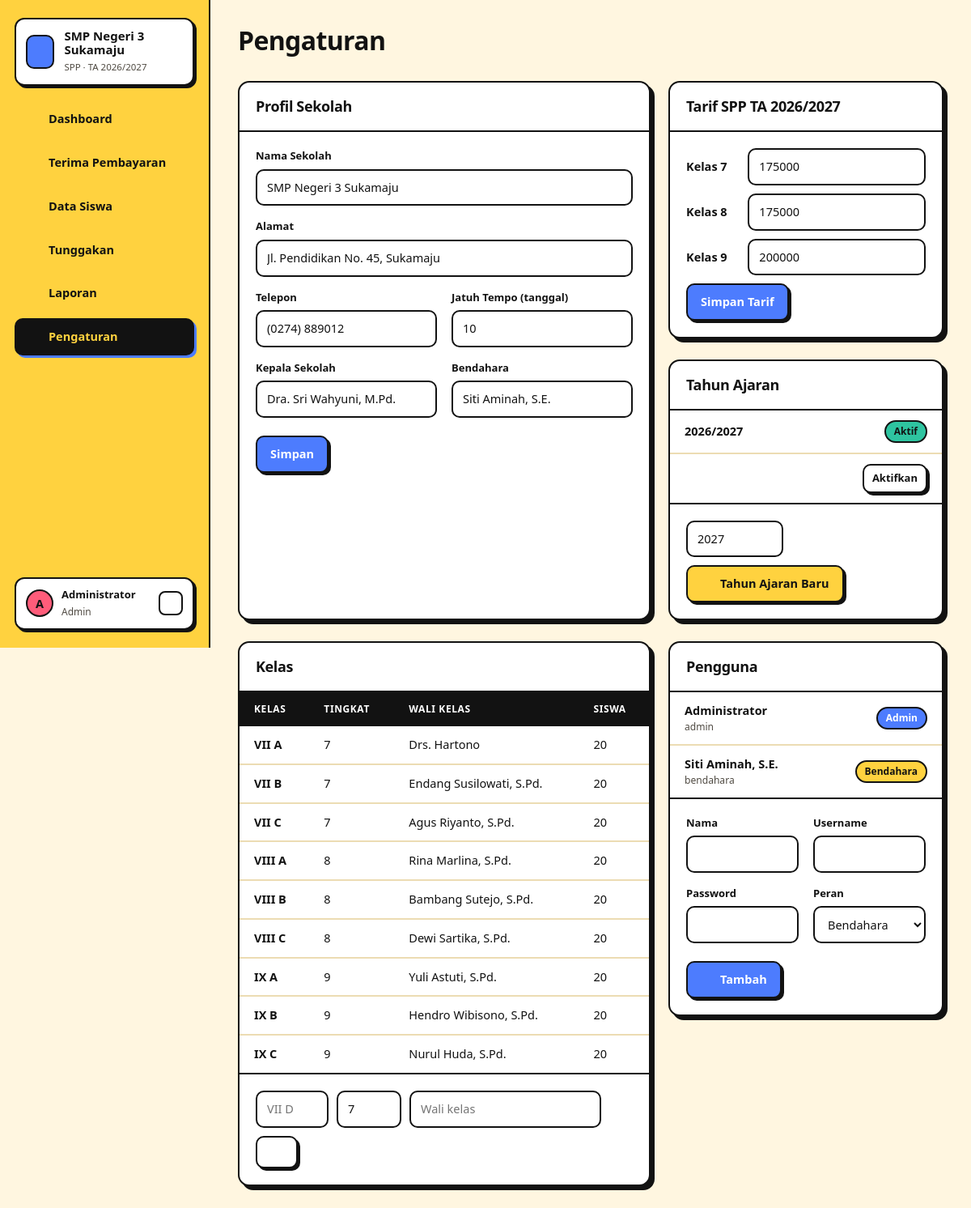
The app's page /index.php?page=master (signed in) with its own data.
### tables this page shows
CREATE TABLE pengaturan (
  id INT PRIMARY KEY,
  nama_sekolah VARCHAR(150) NOT NULL,
  alamat VARCHAR(255),
  telepon VARCHAR(30),
  kepala_sekolah VARCHAR(100),
  bendahara VARCHAR(100),
  tanggal_jatuh_tempo TINYINT NOT NULL DEFAULT 10
);

CREATE TABLE tahun_ajaran (
  id INT AUTO_INCREMENT PRIMARY KEY,
  nama VARCHAR(20) NOT NULL UNIQUE,       
  tahun_mulai SMALLINT NOT NULL,          
  aktif TINYINT(1) NOT NULL DEFAULT 0
);

CREATE TABLE users (
  id INT AUTO_INCREMENT PRIMARY KEY,
  nama VARCHAR(100) NOT NULL,
  username VARCHAR(50) NOT NULL UNIQUE,
  password VARCHAR(255) NOT NULL,
  role ENUM('admin','bendahara') NOT NULL DEFAULT 'bendahara',
  created_at TIMESTAMP DEFAULT CURRENT_TIMESTAMP
);

CREATE TABLE kelas (
  id INT AUTO_INCREMENT PRIMARY KEY,
  nama VARCHAR(20) NOT NULL UNIQUE,
  tingkat TINYINT NOT NULL,
  wali_kelas VARCHAR(100)
);

### index.php (called while the page is built, shortened)
<?php
require __DIR__ . '/includes/bootstrap.php';
$routes = [
    'login'        => 'pages/login.php',
    'logout'       => 'pages/logout.php',
    'cek'          => 'pages/cek.php',
    'dashboard'    => 'pages/dashboard.php',
    'bayar'        => 'pages/bayar/index.php',
    'bayar.simpan' => 'pages/bayar/simpan.php',
    'bayar.batal'  => 'pages/bayar/batal.php',
    'kwitansi'     => 'pages/bayar/kwitansi.php',
    'siswa'        => 'pages/siswa/index.php',
    'siswa.form'   => 'pages/siswa/form.php',
    'siswa.kartu'  => 'pages/siswa/kartu.php',
    'tunggakan'    => 'pages/tunggakan.php',
    'laporan'      => 'pages/laporan.php',
    'master'       => 'pages/master.php',
];
$page = $_GET['page'] ?? 'dashboard';
require __DIR__ . '/' . $routes[$page];

### pages/master.php (the view, shortened to what this page needs)
<?php
$set = setting();
$ta = tahun_ajaran_aktif();
$tahun = q('SELECT * FROM tahun_ajaran ORDER BY tahun_mulai DESC')->fetchAll();
$tingkat = q('SELECT DISTINCT tingkat FROM kelas ORDER BY tingkat')->fetchAll(PDO::FETCH_COLUMN);
$tarif = q('SELECT tingkat, nominal FROM tarif WHERE tahun_ajaran_id = ?', [$ta['id']])->fetchAll(PDO::FETCH_KEY_PAIR);
$kelas = q('SELECT k.*, COUNT(s.id) jml FROM kelas k LEFT JOIN siswa s ON s.kelas_id = k.id AND s.status = "aktif" GROUP BY k.id ORDER BY k.tingkat, k.nama')->fetchAll();
$users = q('SELECT * FROM users ORDER BY id')->fetchAll();
$title = 'Pengaturan';
require __DIR__ . '/../includes/header.php';
?>
<div class="grid-2">
    <form method="post" class="card">
        <div class="card-head"><h2>Profil Sekolah</h2></div>
        <div class="card-body"><div class="form-grid">
            <div class="full"><label>Nama Sekolah</label><input type="text" name="nama_sekolah" value="<?= e($set['nama_sekolah']) ?>" required></div>
            <div class="full"><label>Alamat</label><input type="text" name="alamat" value="<?= e($set['alamat']) ?>"></div>
            <div><label>Telepon</label><input type="text" name="telepon" value="<?= e($set['telepon']) ?>"></div>
            <div><label>Jatuh Tempo (tanggal)</label><input type="number" name="tanggal_jatuh_tempo" value="<?= (int) $set['tanggal_jatuh_tempo'] ?>" min="1" max="28"></div>
            <div><label>Kepala Sekolah</label><input type="text" name="kepala_sekolah" value="<?= e($set['kepala_sekolah']) ?>"></div>
            <div><label>Bendahara</label><input type="text" name="bendahara" value="<?= e($set['bendahara']) ?>"></div>
        </div><div class="form-actions"><button class="btn btn-primary">Simpan</button></div></div>
    </form>
    <div>
        <form method="post" class="card">
            <div class="card-head"><h2>Tarif SPP TA <?= e($ta['nama']) ?></h2></div>
            <div class="card-body">
                <?php foreach ($tingkat as $t): ?>
                    <div style="display:flex;gap:12px;align-items:center;margin-bottom:10px"><b style="width:90px">Kelas <?= (int) $t ?></b>
                        <input type="number" name="tarif[<?= (int) $t ?>]" value="<?= (int) ($tarif[$t] ?? 0) ?>" min="0" step="5000"></div>
                <?php endforeach; ?>
                <button class="btn btn-primary">Simpan Tarif</button>
            </div>
        </form>
        <div class="card mt">
            <div class="card-head"><h2>Tahun Ajaran</h2></div>
            <div class="table-wrap"><table><tbody>
                <?php foreach ($tahun as $t): ?>
                    <tr><td><strong><?= e($t['nama']) ?></strong></td><td class="text-right">
                        <?php if ($t['aktif']): ?><span class="badge badge-green">Aktif</span>
                        <?php else: ?><form method="post" style="display:inline"><button class="btn btn-sm">Aktifkan</button></form><?php endif; ?>
                    </td></tr>
                <?php endforeach; ?>
            </tbody></table></div>
            <form method="post" class="card-body filters" style="border-top:var(--b)">
                <input type="number" name="tahun_mulai" value="<?= (int) $ta['tahun_mulai'] + 1 ?>" style="width:120px">
                <button class="btn btn-yellow"><?= icon('plus', 16) ?> Tahun Ajaran Baru</button>
            </form>
        </div>
    </div>
</div>
<div class="grid-2 mt">
    <div class="card">
        <div class="card-head"><h2>Kelas</h2></div>
        <div class="table-wrap"><table>
            <thead><tr><th>Kelas</th><th>Tingkat</th><th>Wali Kelas</th><th>Siswa</th></tr></thead>
            <tbody><?php foreach ($kelas as $k): ?><tr><td><strong><?= e($k['nama']) ?></strong></td><td><?= (int) $k['tingkat'] ?></td><td><?= e($k['wali_kelas']) ?></td><td><?= $k['jml'] ?></td></tr><?php endforeach; ?></tbody>
        </table></div>
        <form method="post" class="card-body filters" style="border-top:var(--b)">
            <input type="text" name="nama" placeholder="VII D" style="width:90px" required>
            <input type="number" name="tingkat" value="7" min="1" max="12" style="width:80px">
            <input type="text" name="wali_kelas" placeholder="Wali kelas">
            <button class="btn"><?= icon('plus', 16) ?></button>
        </form>
    </div>
    <div class="card" style="align-self:start">
        <div class="card-head"><h2>Pengguna</h2></div>
        <div class="table-wrap"><table><tbody><?php foreach ($users as $x): ?><tr><td><strong><?= e($x['nama']) ?></strong><small><?= e($x['username']) ?></small></td><td class="text-right"><span class="badge <?= $x['role'] === 'admin' ? 'badge-blue' : 'badge-yellow' ?>"><?= e(ucfirst($x['role'])) ?></span></td></tr><?php endforeach; ?></tbody></table></div>
        <form method="post" class="card-body" style="border-top:var(--b)">
            <div class="form-grid">
                <div><label>Nama</label><input type="text" name="nama" required></div>
                <div><label>Username</label><input type="text" name="username" required></div>
                <div><label>Password</label><input type="password" name="password" minlength="6" required></div>
                <div><label>Peran</label><select name="role"><option value="bendahara">Bendahara</option><option value="admin">Admin</option></select></div>
            </div>
            <div class="form-actions"><button class="btn btn-primary"><?= icon('plus', 16) ?> Tambah</button></div>
        </form>
    </div>
</div>
<?php require __DIR__ . '/../includes/footer.php'; ?>

### includes/header.php (shortened to what this page needs)
<?php
$menu = [
    ['dashboard', 'Dashboard', 'home'],
    ['bayar', 'Terima Pembayaran', 'wallet'],
    ['siswa', 'Data Siswa', 'users'],
    ['tunggakan', 'Tunggakan', 'alert'],
    ['laporan', 'Laporan', 'chart'],
];
if (user()['role'] === 'admin') $menu[] = ['master', 'Pengaturan', 'settings'];
$current = explode('.', $_GET['page'] ?? 'dashboard')[0];
$ta = tahun_ajaran_aktif();
?>
<!DOCTYPE html>
<html lang="id">
<head>
    <link rel="stylesheet" href="assets/css/style.css">
</head>
<body>
<div class="layout">
    <aside class="sidebar" id="sidebar">
        <div class="brand">
            <span class="brand-mark"><?= icon('school', 22) ?></span>
            <div><strong><?= e(setting()['nama_sekolah']) ?></strong><small>SPP · TA <?= e($ta['nama'] ?? '-') ?></small></div>
        </div>
        <nav>
            <?php foreach ($menu as [$key, $label, $ic]): ?>
                <a href="<?= url($key) ?>" class="<?= $current === $key ? 'active' : '' ?>"><?= icon($ic) ?> <?= $label ?></a>
            <?php endforeach; ?>
        </nav>
        <div class="grow"></div>
        <div class="user-card">
            <span class="avatar"><?= e(strtoupper(substr(user()['nama'], 0, 1))) ?></span>
            <div class="grow"><strong><?= e(user()['nama']) ?></strong><small><?= e(ucfirst(user()['role'])) ?></small></div>
            <a href="<?= url('logout') ?>" class="icon-btn" title="Keluar"><?= icon('logout', 16) ?></a>
        </div>
    </aside>
    <main class="main">
        <header class="topbar">
            <h1><?= $titleHtml ?? e($title ?? 'Dashboard') ?></h1>
        </header>
        <div class="content">

### records on screen
pengaturan: nama_sekolah "SMP Negeri 3 Sukamaju", alamat "Jl. Pendidikan No. 45, Sukamaju", telepon "(0274) 889012", tanggal_jatuh_tempo "10", kepala_sekolah "Dra. Sri Wahyuni, M.Pd.", bendahara "Siti Aminah, S.E."
tahun_ajaran: nama "2026/2027", aktif "Aktif", tahun_mulai "2027"
users: nama "A", nama "Administrator", role "Admin", username "admin"
kelas: nama "VII A", tingkat "7", wali_kelas "Drs. Hartono", jml "20"
kelas: nama "VII B", tingkat "7", wali_kelas "Endang Susilowati, S.Pd.", jml "20"
kelas: nama "VII C", tingkat "7", wali_kelas "Agus Riyanto, S.Pd.", jml "20"
kelas: nama "VIII A", tingkat "8", wali_kelas "Rina Marlina, S.Pd.", jml "20"
kelas: nama "VIII B", tingkat "8", wali_kelas "Bambang Sutejo, S.Pd.", jml "20"
kelas: nama "VIII C", tingkat "8", wali_kelas "Dewi Sartika, S.Pd.", jml "20"
kelas: nama "IX A", tingkat "9", wali_kelas "Yuli Astuti, S.Pd.", jml "20"
kelas: nama "IX B", tingkat "9", wali_kelas "Hendro Wibisono, S.Pd.", jml "20"
kelas: nama "IX C", tingkat "9", wali_kelas "Nurul Huda, S.Pd.", jml "20"
users: nama "Siti Aminah, S.E.", username "bendahara", role "Bendahara"

### other values on screen
$label "Dashboard"
$label "Terima Pembayaran"
$label "Data Siswa"
$label "Tunggakan"
$label "Laporan"
$label "Pengaturan"
$titleHtml "Pengaturan"
$t "7"
$t "8"
$t "9"
